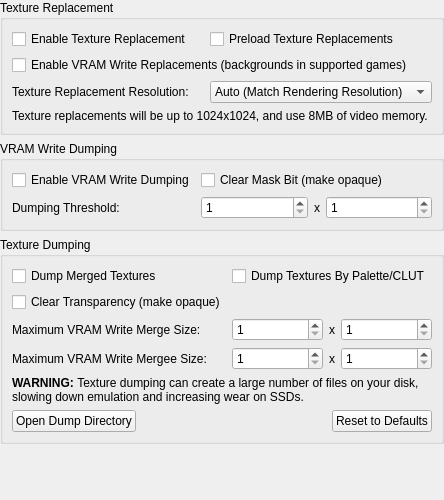
<?xml version="1.0" encoding="UTF-8"?>
<ui version="4.0">
 <class>TextureReplacementSettingsWidget</class>
 <widget class="QWidget" name="TextureReplacementSettingsWidget">
  <property name="geometry">
   <rect>
    <x>0</x>
    <y>0</y>
    <width>442</width>
    <height>500</height>
   </rect>
  </property>
  <property name="sizePolicy">
   <sizepolicy hsizetype="Minimum" vsizetype="Minimum">
    <horstretch>0</horstretch>
    <verstretch>0</verstretch>
   </sizepolicy>
  </property>
  <layout class="QVBoxLayout" name="verticalLayout">
   <property name="leftMargin">
    <number>0</number>
   </property>
   <property name="topMargin">
    <number>0</number>
   </property>
   <property name="rightMargin">
    <number>0</number>
   </property>
   <property name="bottomMargin">
    <number>0</number>
   </property>
   <item>
    <widget class="QGroupBox" name="groupBox">
     <property name="title">
      <string>Texture Replacement</string>
     </property>
     <layout class="QGridLayout" name="gridLayout_2">
      <item row="0" column="0">
       <widget class="QCheckBox" name="enableTextureReplacement">
        <property name="text">
         <string>Enable Texture Replacement</string>
        </property>
       </widget>
      </item>
      <item row="2" column="0" colspan="2">
       <widget class="QCheckBox" name="enableVRAMWriteReplacement">
        <property name="text">
         <string>Enable VRAM Write Replacements (backgrounds in supported games)</string>
        </property>
       </widget>
      </item>
      <item row="3" column="0">
       <widget class="QLabel" name="label">
        <property name="text">
         <string>Texture Replacement Resolution:</string>
        </property>
       </widget>
      </item>
      <item row="3" column="1">
       <widget class="QComboBox" name="textureReplacementScale">
        <item>
         <property name="text">
          <string>Auto (Match Rendering Resolution)</string>
         </property>
        </item>
        <item>
         <property name="text">
          <string>1x (256x256)</string>
         </property>
        </item>
        <item>
         <property name="text">
          <string>2x (512x512)</string>
         </property>
        </item>
        <item>
         <property name="text">
          <string>3x (768x768)</string>
         </property>
        </item>
        <item>
         <property name="text">
          <string>4x (1024x1024)</string>
         </property>
        </item>
        <item>
         <property name="text">
          <string>5x (1280x1280)</string>
         </property>
        </item>
        <item>
         <property name="text">
          <string>6x (1536x1536)</string>
         </property>
        </item>
        <item>
         <property name="text">
          <string>7x (1792x1792)</string>
         </property>
        </item>
        <item>
         <property name="text">
          <string>8x (2048x2048)</string>
         </property>
        </item>
        <item>
         <property name="text">
          <string>9x (2304x2304)</string>
         </property>
        </item>
        <item>
         <property name="text">
          <string>10x (2560x2560)</string>
         </property>
        </item>
       </widget>
      </item>
      <item row="4" column="0" colspan="2">
       <widget class="QLabel" name="vramUsage">
        <property name="text">
         <string>Texture replacements will be up to 1024x1024, and use 8MB of video memory.</string>
        </property>
        <property name="wordWrap">
         <bool>true</bool>
        </property>
       </widget>
      </item>
      <item row="0" column="1">
       <widget class="QCheckBox" name="preloadTextureReplacements">
        <property name="text">
         <string>Preload Texture Replacements</string>
        </property>
       </widget>
      </item>
     </layout>
    </widget>
   </item>
   <item>
    <widget class="QGroupBox" name="groupBox_2">
     <property name="title">
      <string>VRAM Write Dumping</string>
     </property>
     <layout class="QGridLayout" name="gridLayout_3">
      <item row="0" column="0">
       <widget class="QCheckBox" name="enableVRAMWriteDumping">
        <property name="text">
         <string>Enable VRAM Write Dumping</string>
        </property>
       </widget>
      </item>
      <item row="0" column="1">
       <widget class="QCheckBox" name="VRAMWriteDumpingClearMaskBit">
        <property name="text">
         <string>Clear Mask Bit (make opaque)</string>
        </property>
       </widget>
      </item>
      <item row="1" column="0">
       <widget class="QLabel" name="dumpingThreshold">
        <property name="text">
         <string>Dumping Threshold:</string>
        </property>
       </widget>
      </item>
      <item row="1" column="1">
       <layout class="QHBoxLayout" name="horizontalLayout" stretch="1,0,1">
        <item>
         <widget class="QSpinBox" name="VRAMWriteDumpingWidthThreshold">
          <property name="minimum">
           <number>1</number>
          </property>
          <property name="maximum">
           <number>1024</number>
          </property>
         </widget>
        </item>
        <item>
         <widget class="QLabel" name="label_4">
          <property name="text">
           <string>x</string>
          </property>
         </widget>
        </item>
        <item>
         <widget class="QSpinBox" name="VRAMWriteDumpingHeightThreshold">
          <property name="minimum">
           <number>1</number>
          </property>
          <property name="maximum">
           <number>512</number>
          </property>
         </widget>
        </item>
       </layout>
      </item>
     </layout>
    </widget>
   </item>
   <item>
    <widget class="QGroupBox" name="groupBox_3">
     <property name="title">
      <string>Texture Dumping</string>
     </property>
     <layout class="QGridLayout" name="gridLayout">
      <item row="2" column="0">
       <widget class="QCheckBox" name="textureDumpForceOpaque">
        <property name="text">
         <string>Clear Transparency (make opaque)</string>
        </property>
       </widget>
      </item>
      <item row="0" column="1">
       <widget class="QCheckBox" name="textureDumpCLUTGroups">
        <property name="text">
         <string>Dump Textures By Palette/CLUT</string>
        </property>
       </widget>
      </item>
      <item row="5" column="0" colspan="2">
       <widget class="QLabel" name="label_2">
        <property name="text">
         <string>&lt;b&gt;WARNING: &lt;/b&gt;Texture dumping can create a large number of files on your disk, slowing down emulation and increasing wear on SSDs.</string>
        </property>
        <property name="textFormat">
         <enum>Qt::RichText</enum>
        </property>
        <property name="wordWrap">
         <bool>true</bool>
        </property>
       </widget>
      </item>
      <item row="4" column="0">
       <widget class="QLabel" name="maxMergeeSize">
        <property name="text">
         <string>Maximum VRAM Write Mergee Size:</string>
        </property>
       </widget>
      </item>
      <item row="3" column="0">
       <widget class="QLabel" name="maxMergeSize">
        <property name="text">
         <string>Maximum VRAM Write Merge Size:</string>
        </property>
       </widget>
      </item>
      <item row="3" column="1">
       <layout class="QHBoxLayout" name="horizontalLayout_3" stretch="1,0,1">
        <item>
         <widget class="QSpinBox" name="textureDumpMaxMergeWidth">
          <property name="minimum">
           <number>1</number>
          </property>
          <property name="maximum">
           <number>1024</number>
          </property>
         </widget>
        </item>
        <item>
         <widget class="QLabel" name="label_5">
          <property name="text">
           <string>x</string>
          </property>
         </widget>
        </item>
        <item>
         <widget class="QSpinBox" name="textureDumpMaxMergeHeight">
          <property name="minimum">
           <number>1</number>
          </property>
          <property name="maximum">
           <number>512</number>
          </property>
         </widget>
        </item>
       </layout>
      </item>
      <item row="4" column="1">
       <layout class="QHBoxLayout" name="horizontalLayout_4" stretch="1,0,1">
        <item>
         <widget class="QSpinBox" name="textureDumpMaxMergeeWidth">
          <property name="minimum">
           <number>1</number>
          </property>
          <property name="maximum">
           <number>1024</number>
          </property>
         </widget>
        </item>
        <item>
         <widget class="QLabel" name="label_6">
          <property name="text">
           <string>x</string>
          </property>
         </widget>
        </item>
        <item>
         <widget class="QSpinBox" name="textureDumpMaxMergeeHeight">
          <property name="minimum">
           <number>1</number>
          </property>
          <property name="maximum">
           <number>512</number>
          </property>
         </widget>
        </item>
       </layout>
      </item>
      <item row="6" column="0" colspan="2">
       <layout class="QHBoxLayout" name="horizontalLayout_2">
        <item>
         <widget class="QPushButton" name="openDumpDirectory">
          <property name="text">
           <string>Open Dump Directory</string>
          </property>
         </widget>
        </item>
        <item>
         <spacer name="horizontalSpacer">
          <property name="orientation">
           <enum>Qt::Horizontal</enum>
          </property>
          <property name="sizeHint" stdset="0">
           <size>
            <width>40</width>
            <height>20</height>
           </size>
          </property>
         </spacer>
        </item>
        <item>
         <widget class="QPushButton" name="resetToDefaults">
          <property name="text">
           <string>Reset to Defaults</string>
          </property>
         </widget>
        </item>
       </layout>
      </item>
      <item row="0" column="0">
       <widget class="QCheckBox" name="textureDumpVRAMWriteGroups">
        <property name="text">
         <string>Dump Merged Textures</string>
        </property>
       </widget>
      </item>
     </layout>
    </widget>
   </item>
   <item>
    <spacer name="verticalSpacer">
     <property name="orientation">
      <enum>Qt::Vertical</enum>
     </property>
     <property name="sizeHint" stdset="0">
      <size>
       <width>20</width>
       <height>40</height>
      </size>
     </property>
    </spacer>
   </item>
  </layout>
 </widget>
 <resources>
  <include location="resources/resources.qrc"/>
 </resources>
 <connections/>
</ui>
